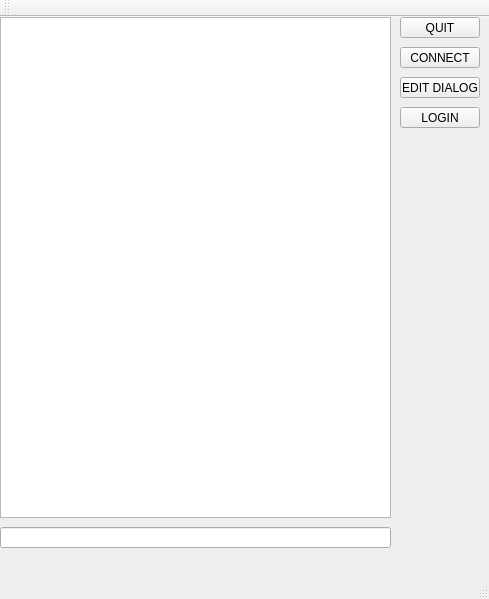
<?xml version="1.0" encoding="UTF-8"?>
<ui version="4.0">
 <class>MainWindow</class>
 <widget class="QMainWindow" name="MainWindow">
  <property name="geometry">
   <rect>
    <x>0</x>
    <y>0</y>
    <width>489</width>
    <height>599</height>
   </rect>
  </property>
  <property name="windowTitle">
   <string>MainWindow</string>
  </property>
  <widget class="QWidget" name="centralWidget">
   <widget class="QTwitchBot" name="textBrowser">
    <property name="geometry">
     <rect>
      <x>0</x>
      <y>0</y>
      <width>391</width>
      <height>501</height>
     </rect>
    </property>
   </widget>
   <widget class="QLineEdit" name="lineEdit">
    <property name="geometry">
     <rect>
      <x>0</x>
      <y>510</y>
      <width>391</width>
      <height>21</height>
     </rect>
    </property>
   </widget>
   <widget class="QPushButton" name="quitButton">
    <property name="geometry">
     <rect>
      <x>400</x>
      <y>0</y>
      <width>80</width>
      <height>21</height>
     </rect>
    </property>
    <property name="text">
     <string>QUIT</string>
    </property>
   </widget>
   <widget class="QPushButton" name="connectButton">
    <property name="geometry">
     <rect>
      <x>400</x>
      <y>30</y>
      <width>80</width>
      <height>21</height>
     </rect>
    </property>
    <property name="text">
     <string>CONNECT</string>
    </property>
   </widget>
   <widget class="QPushButton" name="editDialog">
    <property name="geometry">
     <rect>
      <x>400</x>
      <y>60</y>
      <width>80</width>
      <height>21</height>
     </rect>
    </property>
    <property name="text">
     <string>EDIT DIALOG</string>
    </property>
   </widget>
   <widget class="QPushButton" name="loginButton">
    <property name="geometry">
     <rect>
      <x>400</x>
      <y>90</y>
      <width>80</width>
      <height>21</height>
     </rect>
    </property>
    <property name="text">
     <string>LOGIN</string>
    </property>
   </widget>
  </widget>
  <widget class="QMenuBar" name="menuBar">
   <property name="geometry">
    <rect>
     <x>0</x>
     <y>0</y>
     <width>489</width>
     <height>20</height>
    </rect>
   </property>
  </widget>
  <widget class="QToolBar" name="mainToolBar">
   <attribute name="toolBarArea">
    <enum>TopToolBarArea</enum>
   </attribute>
   <attribute name="toolBarBreak">
    <bool>false</bool>
   </attribute>
  </widget>
  <widget class="QStatusBar" name="statusBar"/>
 </widget>
 <layoutdefault spacing="6" margin="11"/>
 <customwidgets>
  <customwidget>
   <class>QTwitchBot</class>
   <extends>QTextBrowser</extends>
   <header>QTwitchBot.h</header>
   <slots>
    <slot>sendConnectRequest()</slot>
    <slot>sendDisconnect()</slot>
   </slots>
  </customwidget>
 </customwidgets>
 <resources/>
 <connections/>
</ui>
